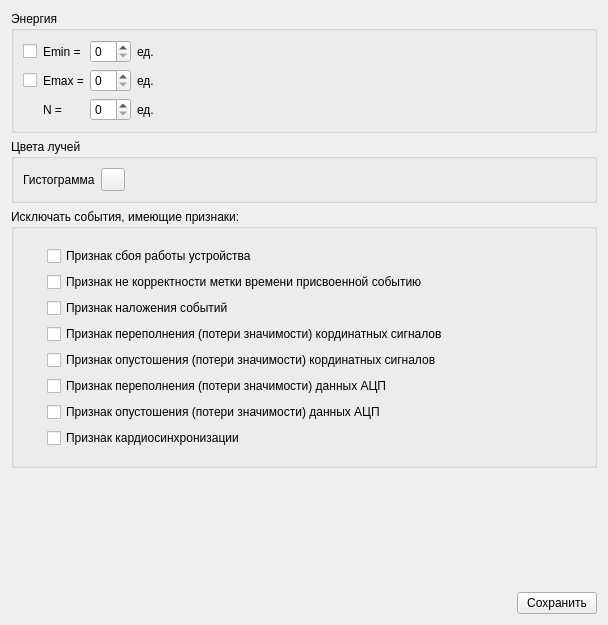
<?xml version="1.0" encoding="UTF-8"?>
<ui version="4.0">
 <class>Page_histogram_energy_options</class>
 <widget class="QWidget" name="Page_histogram_energy_options">
  <property name="geometry">
   <rect>
    <x>0</x>
    <y>0</y>
    <width>608</width>
    <height>625</height>
   </rect>
  </property>
  <property name="windowTitle">
   <string>Form</string>
  </property>
  <layout class="QVBoxLayout" name="verticalLayout">
   <item>
    <widget class="QGroupBox" name="groupBox_2">
     <property name="title">
      <string>Энергия</string>
     </property>
     <layout class="QHBoxLayout" name="horizontalLayout_2">
      <item>
       <layout class="QGridLayout" name="gridLayout_3">
        <item row="2" column="2">
         <widget class="QSpinBox" name="sb_e_max"/>
        </item>
        <item row="2" column="1">
         <widget class="QLabel" name="label_7">
          <property name="text">
           <string>Emax =</string>
          </property>
         </widget>
        </item>
        <item row="3" column="1">
         <widget class="QLabel" name="label_10">
          <property name="text">
           <string>N =</string>
          </property>
         </widget>
        </item>
        <item row="1" column="2">
         <widget class="QSpinBox" name="sb_e_min"/>
        </item>
        <item row="3" column="3">
         <widget class="QLabel" name="label_11">
          <property name="text">
           <string>ед.</string>
          </property>
         </widget>
        </item>
        <item row="1" column="1">
         <widget class="QLabel" name="label_5">
          <property name="text">
           <string>Emin =</string>
          </property>
         </widget>
        </item>
        <item row="3" column="2">
         <widget class="QSpinBox" name="sb_N"/>
        </item>
        <item row="2" column="3">
         <widget class="QLabel" name="label_9">
          <property name="text">
           <string>ед.</string>
          </property>
         </widget>
        </item>
        <item row="2" column="0">
         <widget class="QCheckBox" name="cb_enable_filter_max_energy"/>
        </item>
        <item row="1" column="0">
         <widget class="QCheckBox" name="cb_enable_filter_min_energy"/>
        </item>
        <item row="1" column="3">
         <widget class="QLabel" name="label_8">
          <property name="text">
           <string>ед.</string>
          </property>
         </widget>
        </item>
       </layout>
      </item>
      <item>
       <spacer name="horizontalSpacer">
        <property name="orientation">
         <enum>Qt::Horizontal</enum>
        </property>
        <property name="sizeHint" stdset="0">
         <size>
          <width>40</width>
          <height>20</height>
         </size>
        </property>
       </spacer>
      </item>
     </layout>
    </widget>
   </item>
   <item>
    <widget class="QGroupBox" name="groupBox">
     <property name="title">
      <string>Цвета лучей</string>
     </property>
     <layout class="QHBoxLayout" name="horizontalLayout">
      <item>
       <layout class="QGridLayout" name="gridLayout_2">
        <item row="0" column="1">
         <widget class="QToolButton" name="btn_histogramm"/>
        </item>
        <item row="0" column="0">
         <widget class="QLabel" name="label_2">
          <property name="sizePolicy">
           <sizepolicy hsizetype="Fixed" vsizetype="Preferred">
            <horstretch>0</horstretch>
            <verstretch>0</verstretch>
           </sizepolicy>
          </property>
          <property name="text">
           <string>Гистограмма</string>
          </property>
         </widget>
        </item>
       </layout>
      </item>
      <item>
       <spacer name="horizontalSpacer_2">
        <property name="orientation">
         <enum>Qt::Horizontal</enum>
        </property>
        <property name="sizeHint" stdset="0">
         <size>
          <width>40</width>
          <height>20</height>
         </size>
        </property>
       </spacer>
      </item>
     </layout>
    </widget>
   </item>
   <item>
    <widget class="QGroupBox" name="groupBox_3">
     <property name="title">
      <string>Исключать события, имеющие признаки:</string>
     </property>
     <layout class="QVBoxLayout" name="verticalLayout_2">
      <item>
       <layout class="QGridLayout" name="gridLayout">
        <property name="leftMargin">
         <number>8</number>
        </property>
        <property name="topMargin">
         <number>8</number>
        </property>
        <property name="rightMargin">
         <number>8</number>
        </property>
        <property name="bottomMargin">
         <number>8</number>
        </property>
        <item row="5" column="1">
         <widget class="QCheckBox" name="cb_PET_EVENT_FLAG_ADC_OVERFLOW">
          <property name="text">
           <string>Признак переполнения (потери значимости) данных АЦП</string>
          </property>
         </widget>
        </item>
        <item row="6" column="1">
         <widget class="QCheckBox" name="cb_PET_EVENT_FLAG_ADC_UNDERFLOW">
          <property name="text">
           <string>Признак опустошения (потери значимости) данных АЦП</string>
          </property>
         </widget>
        </item>
        <item row="4" column="1">
         <widget class="QCheckBox" name="cb_PET_EVENT_FLAG_QDC_UNDERFLOW">
          <property name="text">
           <string>Признак опустошения (потери значимости) кординатных сигналов</string>
          </property>
         </widget>
        </item>
        <item row="2" column="1">
         <widget class="QCheckBox" name="cb_PET_EVENT_FLAG_GATE_OVERLAY">
          <property name="text">
           <string>Признак наложения событий</string>
          </property>
         </widget>
        </item>
        <item row="0" column="0">
         <widget class="QWidget" name="widget" native="true">
          <property name="sizePolicy">
           <sizepolicy hsizetype="Fixed" vsizetype="Preferred">
            <horstretch>0</horstretch>
            <verstretch>0</verstretch>
           </sizepolicy>
          </property>
          <property name="minimumSize">
           <size>
            <width>10</width>
            <height>0</height>
           </size>
          </property>
         </widget>
        </item>
        <item row="7" column="1">
         <widget class="QCheckBox" name="cb_PET_EVENT_FLAG_SYNC">
          <property name="text">
           <string>Признак кардиосинхронизации</string>
          </property>
         </widget>
        </item>
        <item row="3" column="1">
         <widget class="QCheckBox" name="cb_PET_EVENT_FLAG_QDC_OVERFLOW">
          <property name="text">
           <string>Признак переполнения (потери значимости) кординатных сигналов</string>
          </property>
         </widget>
        </item>
        <item row="0" column="1">
         <widget class="QCheckBox" name="cb_PET_EVENT_FLAG_FAULT">
          <property name="text">
           <string>Признак сбоя работы устройства</string>
          </property>
         </widget>
        </item>
        <item row="1" column="1">
         <widget class="QCheckBox" name="cb_PET_EVENT_FLAG_TS_INVALID">
          <property name="text">
           <string>Признак не корректности метки времени присвоенной событию</string>
          </property>
         </widget>
        </item>
       </layout>
      </item>
     </layout>
    </widget>
   </item>
   <item>
    <spacer name="verticalSpacer">
     <property name="orientation">
      <enum>Qt::Vertical</enum>
     </property>
     <property name="sizeHint" stdset="0">
      <size>
       <width>20</width>
       <height>40</height>
      </size>
     </property>
    </spacer>
   </item>
   <item>
    <layout class="QHBoxLayout" name="horizontalLayout_3">
     <item>
      <spacer name="horizontalSpacer_3">
       <property name="orientation">
        <enum>Qt::Horizontal</enum>
       </property>
       <property name="sizeHint" stdset="0">
        <size>
         <width>40</width>
         <height>20</height>
        </size>
       </property>
      </spacer>
     </item>
     <item>
      <widget class="QPushButton" name="btn_accept">
       <property name="text">
        <string>Сохранить</string>
       </property>
      </widget>
     </item>
    </layout>
   </item>
  </layout>
 </widget>
 <tabstops>
  <tabstop>cb_enable_filter_min_energy</tabstop>
  <tabstop>sb_e_min</tabstop>
  <tabstop>cb_enable_filter_max_energy</tabstop>
  <tabstop>sb_e_max</tabstop>
  <tabstop>sb_N</tabstop>
  <tabstop>btn_histogramm</tabstop>
  <tabstop>cb_PET_EVENT_FLAG_FAULT</tabstop>
  <tabstop>cb_PET_EVENT_FLAG_TS_INVALID</tabstop>
  <tabstop>cb_PET_EVENT_FLAG_GATE_OVERLAY</tabstop>
  <tabstop>cb_PET_EVENT_FLAG_QDC_OVERFLOW</tabstop>
  <tabstop>cb_PET_EVENT_FLAG_QDC_UNDERFLOW</tabstop>
  <tabstop>cb_PET_EVENT_FLAG_ADC_OVERFLOW</tabstop>
  <tabstop>cb_PET_EVENT_FLAG_ADC_UNDERFLOW</tabstop>
  <tabstop>cb_PET_EVENT_FLAG_SYNC</tabstop>
 </tabstops>
 <resources/>
 <connections/>
</ui>
